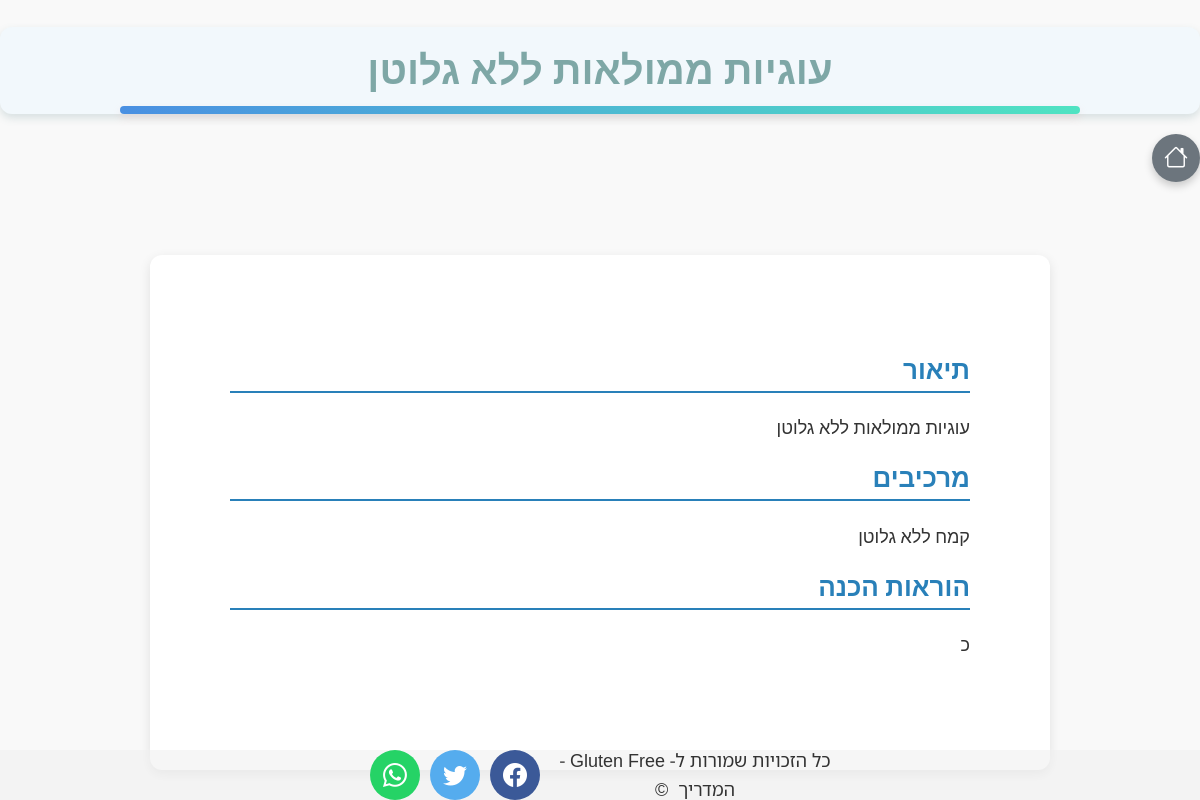
The app's page /recipe/5/, older data.
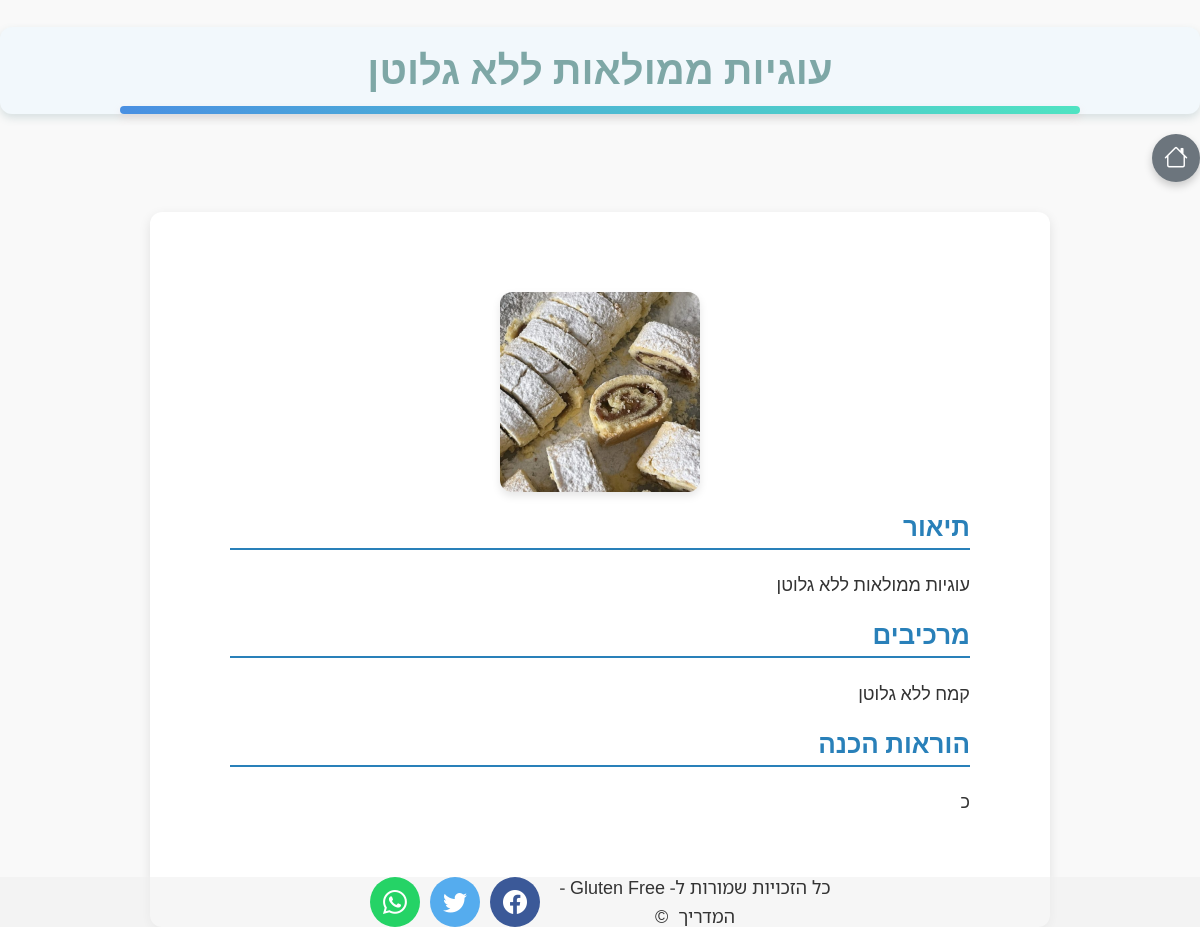
The same page, newer data.
### mysite/models.py (models this page shows, shortened)
class Recipe(models.Model):
    user = models.ForeignKey(User, on_delete=models.CASCADE)
    name = models.CharField(max_length=150)
    description = models.TextField()
    ingredients = models.TextField()
    instructions = models.TextField()
    image = models.ImageField(upload_to='recipe_images/', blank=True, null=True)
    created_at = models.DateTimeField(auto_now_add=True)
    likes = models.ManyToManyField(User, default=None, blank=True, related_name='liked')

### mysite/views.py (the view)
# urls.py: path('recipe/<int:id>/', views.recipe_detail, name='recipe_detail'),
def recipe_detail(request, id):
    recipe = get_object_or_404(Recipe, id=id)
    return render(request, 'recipe_detail.html', {'recipe': recipe})

### mysite/templates/recipe_detail.html (shortened to what this page needs)
{% load static %}
<!DOCTYPE html>
<html lang="he">
<head>
    <link rel="stylesheet" href="https://cdn.jsdelivr.net/npm/bootstrap-icons@1.8.1/font/bootstrap-icons.css">
            <h1>{{ recipe.name }}</h1>
</head>
<body>
    {% include 'base.html' %}
    <div class="container">
        <div class="recipe-details">
            {% if recipe.image %}
            <img src="{{ recipe.image.url }}" alt="{{ recipe.name }}">
        {% endif %}
            <h2>תיאור</h2>
            <p>{{ recipe.description }}</p>
            <h2>מרכיבים</h2>
            <p>{{ recipe.ingredients|linebreaksbr}}</p>
            <h2>הוראות הכנה</h2>
            <p>{{ recipe.instructions|linebreaksbr }}</p>
        </div>
    </div>
</body>
</html>

Row changes from the older to the newer data that the page shows:
changed Recipe "עוגיות ממולאות ללא גלוטן": image: picture added
